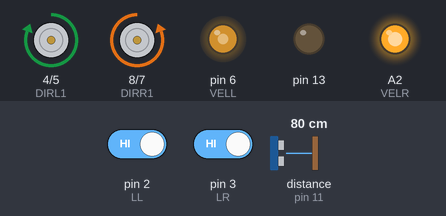
This sketch was run on a simulated Arduino Uno, built with avr-gcc and run on an emulated ATmega328P. On the bench: motor-driver pin pairs drawn as motors (green arrow = first pin HIGH = forward, orange = second pin HIGH = backward, longer = more drive), output pins drawn as LEDs (lit = HIGH). Wiring (inferred from the names in the program): ultrasonic range finder: trigger pin 10; echo pin 11. Dashed ring = blinking. Inputs (shaded band) come from the test bench; at power-on: pin 2 (LL) HIGH, distance to the obstacle (sensor on pin 11) 80 cm, pin 3 (LR) HIGH. The echo pulse lasts 58.3 µs per cm; pins used as bus, display or sensor lines are not drawn; what the sketch prints to the serial monitor is not drawn.

Above: at 1.3 s.
2.5 s: pin 2 (LL) driven LOW
At 2.71 s:
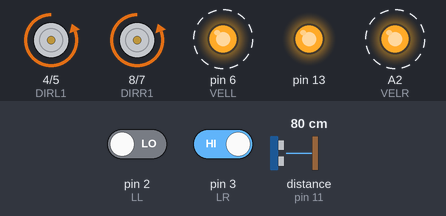
5.5 s: distance to the obstacle (sensor on pin 11) set to 299 cm
8.5 s: pin 2 (LL) driven HIGH
At 9.3 s:
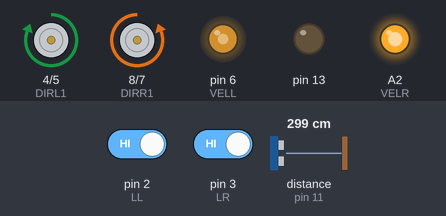
10.0 s: distance to the obstacle (sensor on pin 11) set to 2 cm
At 11.2 s:
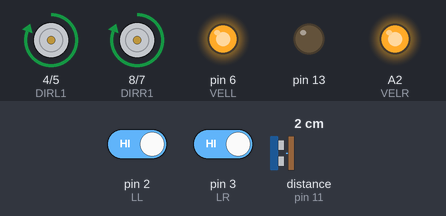
11.5 s: pin 3 (LR) driven LOW
At 11.71 s:
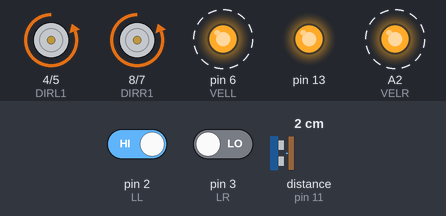
14.5 s: pin 3 (LR) driven HIGH
At 15.0 s:
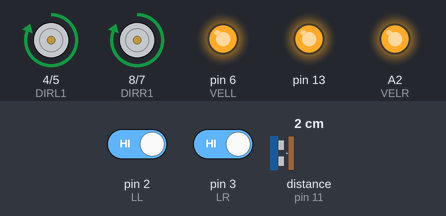
Timing chart, 0 to 17.0 s (numbered marks = the images above; inputs shaded):
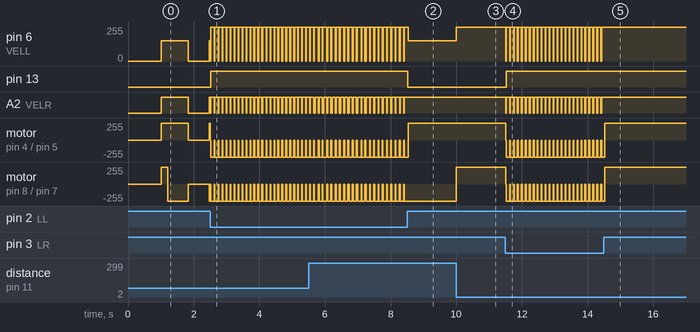

Measured:
- after the input at 2.5 s, pin 13: LOW → HIGH at once
- after the input at 8.5 s, pin 13: HIGH → LOW at once; A2 (VELR): stops changing and stays HIGH; motor on pin 8 (DIRR1) / pin 7 (DIRR2): stops changing and stays backward 255/255
- after the input at 10.0 s, pin 6 (VELL): 153/255 → 255/255 at once; motor on pin 8 (DIRR1) / pin 7 (DIRR2): backward 255/255 → forward 255/255 at once
- after the input at 11.5 s, pin 6 (VELL): alternates 255/255 for 0.10 s and 0/255 for 0.02 s, starting at once; pin 13: LOW → HIGH at once
- after the input at 14.5 s, pin 6 (VELL): stops changing and stays 255/255; A2 (VELR): stops changing and stays HIGH
- by itself, pin 6 (VELL): alternates 255/255 for 0.10 s and 0/255 for 0.02 s
- by itself, A2 (VELR): alternates HIGH for 0.10 s and LOW for 0.02 s
- by itself, motor on pin 4 (DIRL1) / pin 5 (DIRL2), motor on pin 8 (DIRR1) / pin 7 (DIRR2): alternates backward 255/255 for 0.10 s and stopped for 0.02 s

The sketch:

Zumo.ino
```cpp
#include <TimerOne.h>

#define DIRR1 8
#define DIRR2 7
#define VELR A2
#define DIRL1 4
#define DIRL2 5
#define VELL 6
#define TRIGGER 10
#define ECHO 11
#define LL 2
#define LR 3

unsigned long lastMillis = 0; // Tiempo del último cambio
const unsigned long interval = 500; // Intervalo entre acciones

int stateSearch = 0; // Estado de busqueda

int inicio = 0;

volatile float dist = 0;
volatile int lineL = 0;
volatile int lineR = 0;
volatile const float DIST_MAX = 30.0;
volatile int enemigo = 0;

int estadoActual = 0;

void setup() {
  //configuracion del GPI0
  configurarI0();
  Serial.begin(115200);
  Timer1.initialize(20000);
  Timer1.attachInterrupt(leerSensores);

  delay(1000);  // Espera 1 segundo
  avanzar(60);  // Mueve los motores hacia adelante con velocidad 60
  delay(200);   // Mantiene el movimiento por 200ms
  detener();    // Detiene los motores después del movimiento

}

void loop() {

  imprimirSensores();

  switch (estadoActual) {
    case 0: buscar(); break;
    case 1: atacar(); break;
    case 2: entrarL(); break;
    case 3: entrarL(); break;
    case 4: entrarR(); break;
    case 5: entrarR(); break;
    case 6: escape(); break;
    case 7: detener(); break;
    default: detener(); break;


  }
}

void configurarI0() {
  pinMode(DIRR1, OUTPUT);
  pinMode(DIRR2, OUTPUT);
  pinMode(VELR, OUTPUT);
  pinMode(DIRL1, OUTPUT);
  pinMode(DIRL2, OUTPUT);
  pinMode(VELL, OUTPUT);
  pinMode(TRIGGER, OUTPUT);
  pinMode(ECHO, INPUT);
  pinMode(LL, INPUT);
  pinMode(LR, INPUT);
  pinMode(13, OUTPUT);
}
```

Comportamientos.ino
```cpp
void buscar() {
  Serial.println("Buscando");
  digitalWrite(13, 0);
  unsigned long currentMillis = millis();
  if (currentMillis - lastMillis >= interval) {
    lastMillis = currentMillis; // Reinicia el tiempo del último cambio

    // Realiza la acción correspondiente al estado actual
    switch (stateSearch) {
      case 0:
        girarL(51,60);
        //Serial.println("0");
        stateSearch = 1;
        break;

      case 1:
        detener();
        //Serial.println("1");
        stateSearch = 2;
        break;

      case 2:
        girarL(51,60);
        //Serial.println("2");
        stateSearch = 0; // Reinicia al primer estado
        break;
    }
  }
}

void atacar() {
  Serial.println("Atacar");
  if (enemigo <= 10){
    avanzar(100);
  }else{
    avanzar(51);
  }

}

void entrarL() {
  Serial.println("entrar L");
  detener();
  delay(20);
  retroceder(100);
  delay(100);
}

void entrarR() {
  Serial.println("entrar R");
  detener();
  delay(20);
  retroceder(100);
  delay(100);
}

void escape() {
  Serial.println("Retirar");
  detener();
  delay(20);
  retroceder(100);
  delay(100);
}

void morir() {
  Serial.println("Death");
  // retroceder(50);
}
```

Motor.ino
```cpp
void avanzarR(int vel) {
  //para mover la llanta tenemos que poner DIRR1 y DIRR2 en 1 y 0
  digitalWrite(DIRR1, 1);
  digitalWrite(DIRR2, 0);
  vel = constrain(vel, 51, 100); // define valores minimos y maximos
  int velReal = map(vel, 0, 100, 0, 255);
  analogWrite(VELR, velReal);
}

void retrocederR(int vel) {
  //para mover la llanta tenemos que poner DIRR1 y DIRR2 en 1 y 0
  digitalWrite(DIRR1, 0);
  digitalWrite(DIRR2, 1);
  vel = constrain(vel, 51, 100); // define valores minimos y maximos
  int velReal = map(vel, 0, 100, 0, 255);
  analogWrite(VELR, velReal);
}

void detenerR() {
  digitalWrite(DIRR1, 0);
  digitalWrite(DIRR2, 0);
  analogWrite(VELR, 0);
}

void avanzarL(int vel) {
  //para mover la llanta tenemos que poner DIRR1 y DIRR2 en 1 y 0
  digitalWrite(DIRL1, 1);
  digitalWrite(DIRL2, 0);
  vel = constrain(vel, 51, 100); // define valores minimos y maximos
  int velReal = map(vel, 0, 100, 0, 255);
  analogWrite(VELL, velReal);
}

void retrocederL(int vel) {
  //para mover la llanta tenemos que poner DIRR1 y DIRR2 en 1 y 0
  digitalWrite(DIRL1, 0);
  digitalWrite(DIRL2, 1);
  vel = constrain(vel, 51, 100); // define valores minimos y maximos
  int velReal = map(vel, 0, 100, 0, 255);
  analogWrite(VELL, velReal);
}

void detenerL() {
  digitalWrite(DIRL1, 0);
  digitalWrite(DIRL2, 0);
  analogWrite(VELL, 0);
}


void avanzar(int vel) {
  avanzarL(vel);
  avanzarR(0.9 * vel);
}

void retroceder(int vel) {
  retrocederL(vel);
  retrocederR(vel * 0.9);
  digitalWrite(13, 1);
}

void detener() {
  detenerL();
  detenerR();
}

void girarL(int velR, int velL) {
  avanzarL(velL);
  retrocederR(velR);
}

void girarR(int velR, int velL) {
  avanzarR(velR);
  retrocederL(velL);
}
```

SENSORES.ino
```cpp
float medirDistancia() {
  //Me aseguro que el sensor este callado
  digitalWrite(TRIGGER, 0);
  delayMicroseconds(2);
  //Lanzar pulso de ultrasonido
  digitalWrite(TRIGGER, 1);
  delayMicroseconds(10);
  digitalWrite(TRIGGER, 0);
  //Guardo el tiempo que tarda en regresar el sonido
  long duracion = pulseIn(ECHO, HIGH);
  float distancia = duracion / 58.0;
  return distancia;
}

void leerSensores() {
  dist = medirDistancia();
  lineL = !digitalRead(LL);
  lineR = !digitalRead(LR);
  enemigo = (dist < DIST_MAX) ? 1 : 0; // Verifica si el enemigo esta dentro del rango
  estadoActual = lineL * 4 + lineR * 2 + enemigo;

}

void imprimirSensores() {
  Serial.print(dist);
  Serial.print(" ");
  Serial.print(lineL);
  Serial.print(" ");
  Serial.print(lineR);
  Serial.print(" ");
  Serial.println(estadoActual);
}
```
